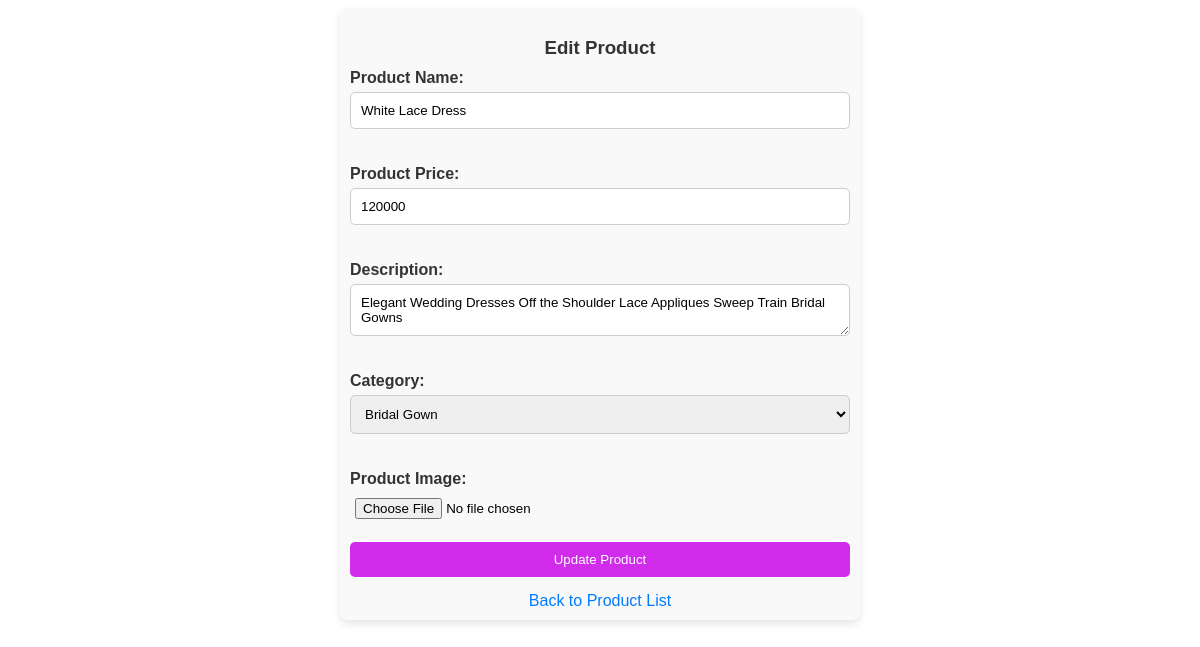
The page /admin/controller/editProducts.php?id=17 on the database its author committed.
### tables this page shows
CREATE TABLE `product` (
  `product_id` int(11) NOT NULL,
  `product_name` varchar(50) NOT NULL,
  `product_img` varchar(50) NOT NULL,
  `product_price` varchar(20) NOT NULL,
  `product_descp` text NOT NULL,
  `category_id` int(11) NOT NULL
);

### admin/controller/editProducts.php (the view, shortened to what this page needs)
<?php
include_once '../../connectdb.php';
if (isset($_GET['id'])) {
    $product_id = $_GET['id'];
    $sql = "SELECT * FROM product WHERE product_id = $product_id";
    $result = $conn->query($sql);
    if ($result->num_rows > 0) {
        $product = $result->fetch_assoc();
    } else {
        echo "Product not found!";
        exit();
    }
}
?>
<!DOCTYPE html>
<html lang="en">
<head>
</head>
<body>
    <div class="form-contain">
        <h3>Edit Product</h3>
        <form action="" method="POST" enctype="multipart/form-data">
            <label for="product_name">Product Name:</label>
            <input type="text" id="product_name" name="product_name" value="<?= $product['product_name'] ?>" required><br><br>
            <label for="product_price">Product Price:</label>
            <input type="number" id="product_price" name="product_price" value="<?= $product['product_price'] ?>" required><br><br>
            <label for="product_descp">Description:</label>
            <textarea id="product_descp" name="product_descp" required><?= $product['product_descp'] ?></textarea><br><br>
            <label for="category">Category:</label>
            <select id="category" name="category_id" required>
                <?php
                $category_sql = "SELECT * FROM category";
                $category_result = $conn->query($category_sql);
                if ($category_result->num_rows > 0) {
                    while ($category = $category_result->fetch_assoc()) {
                        $selected = ($product['category_id'] == $category['category_id']) ? 'selected' : '';
                        echo "<option value='" . $category['category_id'] . "' $selected>" . $category['category_name'] . "</option>";
                    }
                }
                ?>
            </select><br><br>
            <label for="product_img">Product Image:</label>
            <input type="file" id="product_img" name="product_img"><br>
            <input type="submit" value="Update Product">
        </form>
        <a href="../index.php">Back to Product List</a>
    </div>
</body>
</html>

### admin/controller/editProducts.php (style rules this page uses)
.form-contain { max-width: 500px; margin: 0 auto; padding: 10px; background-color: #f9f9f9; box-shadow: 0 4px 8px rgba(0, 0, 0, 0.1); border-radius: 8px; }
h3 { text-align: center; margin-bottom: 10px; color: #333; font-family: Arial, sans-serif; }
form { display: flex; flex-direction: column; }
label { font-weight: bold; color: #333; margin-bottom: 5px; font-family: Arial, sans-serif; }
input[type="text"], input[type="number"], textarea, select { width: 100%; padding: 10px; border: 1px solid #ccc; border-radius: 5px; font-family: Arial, sans-serif; box-sizing: border-box; }
textarea { resize: vertical; }
input[type="file"] { padding: 5px; }
input[type="submit"] { background-color: #d12bec; color: white; padding: 10px; border: none; border-radius: 5px; cursor: pointer; font-family: Arial, sans-serif; }
a { display: block; text-align: center; margin-top: 15px; color: #007bff; text-decoration: none; font-family: Arial, sans-serif; }

### rows shown on the page
product: product_name "White Lace Dress", product_price "120000", product_descp "Elegant Wedding Dresses Off the Shoulder Lace Appliques Sweep Train Bridal Gowns"

### other values the page prints
form field category_id "Bridal Gown"
